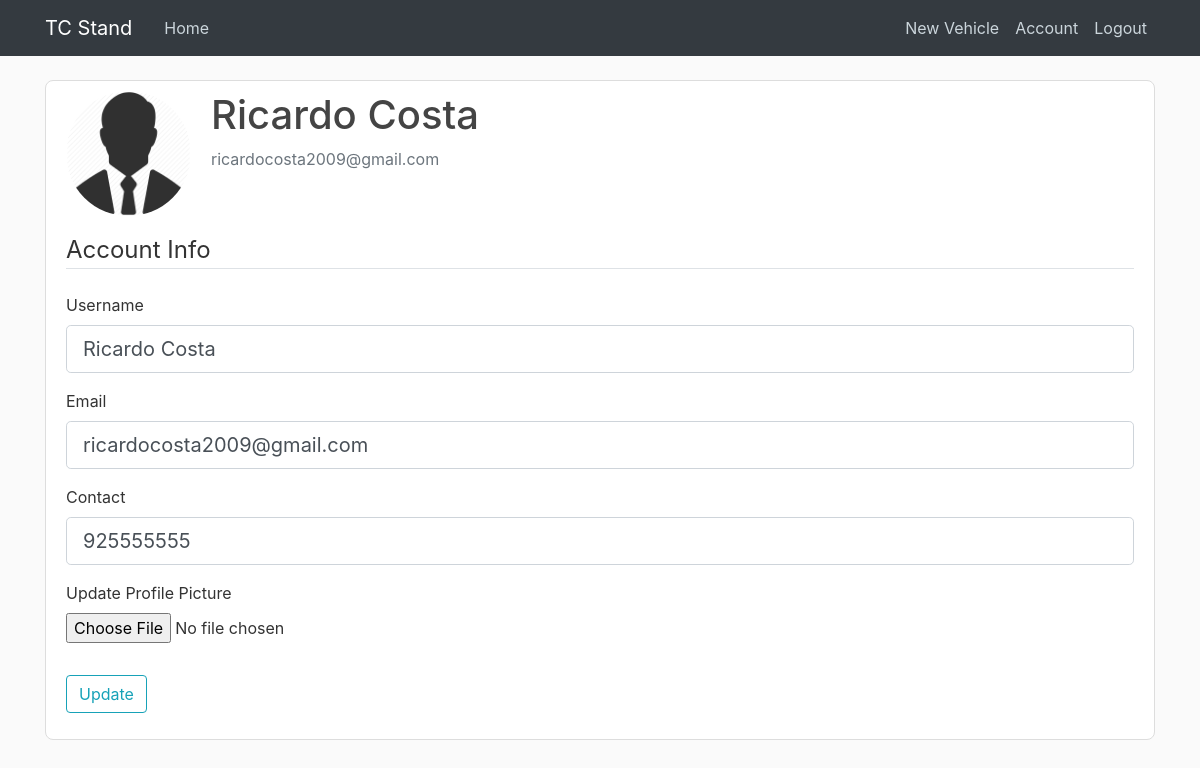
Page /account (signed in) on the committed database.
### TC_Stand/models.py (models this page shows, shortened)
class User(db.Model, UserMixin):
    id = db.Column(db.Integer, primary_key=True)
    username = db.Column(db.String(20), unique=True, nullable=False)
    email = db.Column(db.String(120), unique=True, nullable=False)
    image_file = db.Column(db.String(20), nullable=False, default="default.jpg")
    contact = db.Column(db.Integer, nullable=False)
    password = db.Column(db.String(60), nullable=False)
    cars = db.relationship('Vehicle', backref="owner", lazy=True)

### TC_Stand/users/routes.py (the view)
@users.route("/account", methods=["GET", "POST"])
@login_required
def account():
    form = UpdateAccountForm()
    if form.validate_on_submit():
        if form.picture.data:
            picture_file = save_profile_picture(form.picture.data, "profile_pics", (125, 125))
            current_user.image_file = picture_file
        current_user.username = form.username.data
        current_user.email = form.email.data
        current_user.contact = form.contact.data
        db.session.commit()
        flash("Your account has been updated!", category="success")
        return redirect(url_for("users.account"))
    elif request.method == "GET":
        form.username.data = current_user.username
        form.email.data = current_user.email
        form.contact.data = current_user.contact
    image_file = url_for("static", filename="profile_pics/" + current_user.image_file)
    return render_template("account.html", title="Account",
                            form=form, image_file=image_file)

### TC_Stand/users/forms.py (shortened to what this page needs)
class UpdateAccountForm(FlaskForm):
    username = StringField("Username",
                            validators=[DataRequired(), Length(min=4, max=20)])
    email = StringField("Email",
                            validators=[DataRequired(), Email()])
    contact = IntegerField("Contact", validators=[DataRequired()])
    picture = FileField("Update Profile Picture", validators=[FileAllowed(["jpg", "png"])])
    submit = SubmitField("Update")

### TC_Stand/models.py (called while the page is built)
@login_manager.user_loader
def load_user(user_id):
    return User.query.get(int(user_id))

### TC_Stand/templates/account.html (shortened to what this page needs)
{% extends "layout.html" %}
{% block content %}
    <div class="content-section">
        <div class="media">
            <img class="rounded-circle account-img" src={{ image_file }}>
            <div class="media-body">
                <h2 class="account-heading">{{ current_user.username }}</h2>
                <p class="text-secondary">{{ current_user.email }}</p>
            </div>
        </div>
        <form method="POST" action="" enctype="multipart/form-data">
            <fieldset class="form-group">
                <legend class="border-bottom mb-4">Account Info</legend>
                <div class="form-group">
                    {{ form.username.label(class="form-control-label") }}
                    {% if form.username.errors %}
                        {{ form.username(class="form-control form-control-lg is-invalid") }}
                        <div class="invalid-feedback">
                            {% for error in form.username.errors %}
                                <span>{{ error }}</span>
                            {% endfor %}
                        </div>
                    {% else %}
                        {{ form.username(class="form-control form-control-lg") }}
                    {% endif %}
                </div>
                <div class="form-group">
                    {{ form.email.label(class="form-control-label") }}
                    {% if form.email.errors %}
                        {{ form.email(class="form-control form-control-lg is-invalid") }}
                        <div class="invalid-feedback">
                            {% for error in form.email.errors %}
                                <span>{{ error }}</span>
                            {% endfor %}
                        </div>
                    {% else %}
                        {{ form.email(class="form-control form-control-lg") }}
                    {% endif %}
                </div>
                <div class="form-group">
                    {{ form.contact.label(class="form-control-label") }}
                    {% if form.contact.errors %}
                        {{ form.contact(class="form-control form-control-lg is-invalid") }}
                        <div class="invalid-feedback">
                            {% for error in form.contact.errors %}
                                <span>{{ error }}</span>
                            {% endfor %}
                        </div>
                    {% else %}
                        {{ form.contact(class="form-control form-control-lg") }}
                    {% endif %}
                </div>
                <div class="form-group">
                    {{ form.picture.label() }}
                    {{ form.picture(class="form-control-file") }}
                </div>
            </fieldset>
            <div class="form-group">
                {{ form.submit(class="btn btn-outline-info") }}
            </div>
        </form>
    </div>
{% endblock content %}

### TC_Stand/static/main.css (style rules this page uses)
body { background: #fafafa; color: #333333; margin-top: 5rem; margin-bottom: 2rem; }
h1, h2, h3, h4, h5, h6 { color: #444444; }
.content-section { background: #ffffff; padding: 10px 20px; border: 1px solid #dddddd; border-radius: 8px; margin-bottom: 20px; }
.account-img { height: 125px; width: 125px; margin-right: 20px; margin-bottom: 16px; }
.account-heading { font-size: 2.5rem; }

### rows in the picture
User: username "Ricardo Costa", email "ricardocosta2009@gmail.com", contact "925555555"
